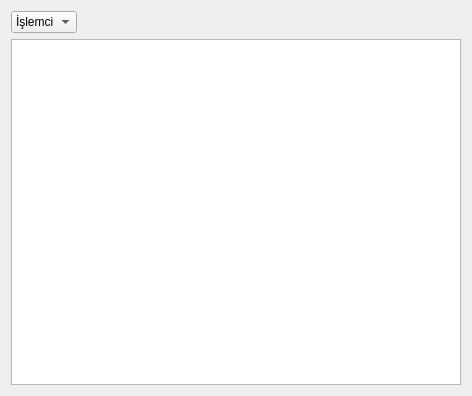
<?xml version="1.0" encoding="UTF-8"?>
<ui version="4.0">
 <class>dlgGrafik</class>
 <widget class="QDialog" name="dlgGrafik">
  <property name="geometry">
   <rect>
    <x>0</x>
    <y>0</y>
    <width>472</width>
    <height>396</height>
   </rect>
  </property>
  <property name="windowTitle">
   <string>Dialog</string>
  </property>
  <layout class="QVBoxLayout" name="verticalLayout">
   <item>
    <layout class="QHBoxLayout" name="horizontalLayout">
     <item>
      <widget class="QComboBox" name="cmbKaynak">
       <item>
        <property name="text">
         <string extracomment="1">İşlemci</string>
        </property>
       </item>
       <item>
        <property name="text">
         <string extracomment="2">Ağ</string>
        </property>
       </item>
      </widget>
     </item>
     <item>
      <spacer name="horizontalSpacer">
       <property name="orientation">
        <enum>Qt::Horizontal</enum>
       </property>
       <property name="sizeHint" stdset="0">
        <size>
         <width>40</width>
         <height>20</height>
        </size>
       </property>
      </spacer>
     </item>
    </layout>
   </item>
   <item>
    <widget class="PlotWidget" name="plotGrafik"/>
   </item>
  </layout>
 </widget>
 <customwidgets>
  <customwidget>
   <class>PlotWidget</class>
   <extends>QGraphicsView</extends>
   <header>pyqtgraph</header>
  </customwidget>
 </customwidgets>
 <resources/>
 <connections>
  <connection>
   <sender>cmbKaynak</sender>
   <signal>currentIndexChanged(int)</signal>
   <receiver>dlgGrafik</receiver>
   <slot>degistir()</slot>
   <hints>
    <hint type="sourcelabel">
     <x>69</x>
     <y>25</y>
    </hint>
    <hint type="destinationlabel">
     <x>113</x>
     <y>27</y>
    </hint>
   </hints>
  </connection>
 </connections>
 <slots>
  <slot>degistir()</slot>
 </slots>
</ui>
